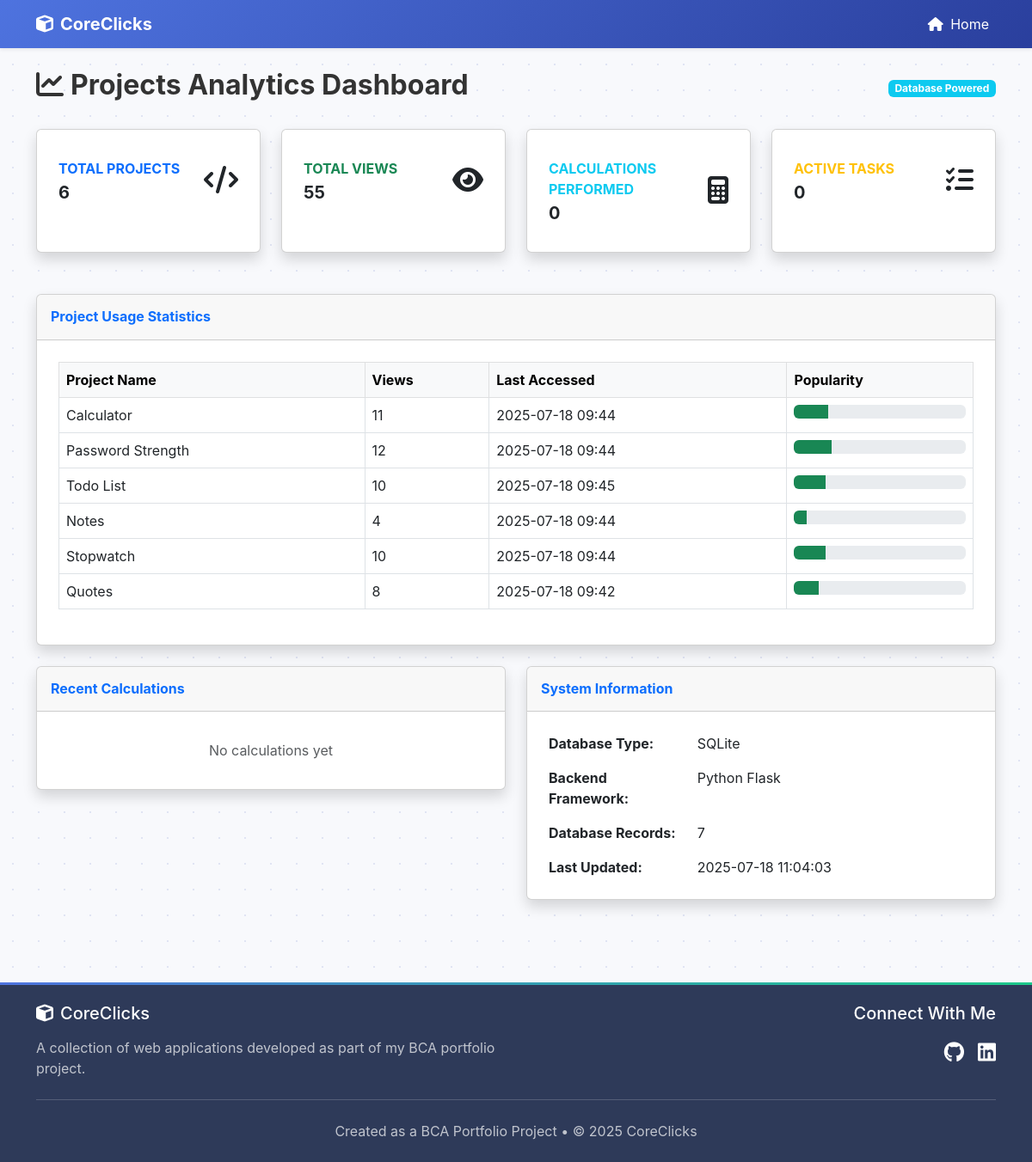
/dashboard, run on the app's committed database.
### app.py (models this page shows)
class Project(db.Model):
    id = db.Column(db.Integer, primary_key=True)
    name = db.Column(db.String(50), unique=True, nullable=False)
    views = db.Column(db.Integer, default=0)
    last_accessed = db.Column(db.DateTime)

### app.py (the view)
@app.route('/dashboard')
def dashboard():
    projects = Project.query.all()
    total_views = sum(p.views for p in projects)
    calculations_count = Calculation.query.count()
    active_tasks = Todo.query.filter_by(completed=False).count()
    recent_calculations = Calculation.query.order_by(Calculation.created_at.desc()).limit(5).all()
    total_records = sum([
        Project.query.count(),
        Calculation.query.count(),
        Todo.query.count(),
        Note.query.count()
    ])
    return render_template('dashboard.html',
                           projects=projects,
                           total_views=total_views,
                           calculations_count=calculations_count,
                           active_tasks=active_tasks,
                           recent_calculations=recent_calculations,
                           total_records=total_records,
                           current_time=datetime.utcnow())

### templates/dashboard.html
{% extends "base.html" %}
{% block content %}
<div class="d-flex justify-content-between align-items-center mb-4">
    <h2 class="fw-bold"><i class="fas fa-chart-line me-2"></i>Projects Analytics Dashboard</h2>
    <span class="badge bg-info">Database Powered</span>
</div>
<div class="row mb-4">
    <div class="col-xl-3 col-md-6 mb-4">
        <div class="card border-left-primary shadow h-100 py-2">
            <div class="card-body">
                <div class="row no-gutters align-items-center">
                    <div class="col mr-2">
                        <div class="text-xs fw-bold text-primary text-uppercase mb-1">
                            Total Projects
                        </div>
                        <div class="h5 mb-0 fw-bold text-gray-800">6</div>
                    </div>
                    <div class="col-auto">
                        <i class="fas fa-code fa-2x text-gray-300"></i>
                    </div>
                </div>
            </div>
        </div>
    </div>
    <div class="col-xl-3 col-md-6 mb-4">
        <div class="card border-left-success shadow h-100 py-2">
            <div class="card-body">
                <div class="row no-gutters align-items-center">
                    <div class="col mr-2">
                        <div class="text-xs fw-bold text-success text-uppercase mb-1">
                            Total Views
                        </div>
                        <div class="h5 mb-0 fw-bold text-gray-800">{{ total_views }}</div>
                    </div>
                    <div class="col-auto">
                        <i class="fas fa-eye fa-2x text-gray-300"></i>
                    </div>
                </div>
            </div>
        </div>
    </div>
    <div class="col-xl-3 col-md-6 mb-4">
        <div class="card border-left-info shadow h-100 py-2">
            <div class="card-body">
                <div class="row no-gutters align-items-center">
                    <div class="col mr-2">
                        <div class="text-xs fw-bold text-info text-uppercase mb-1">
                            Calculations Performed
                        </div>
                        <div class="h5 mb-0 fw-bold text-gray-800">{{ calculations_count }}</div>
                    </div>
                    <div class="col-auto">
                        <i class="fas fa-calculator fa-2x text-gray-300"></i>
                    </div>
                </div>
            </div>
        </div>
    </div>
    <div class="col-xl-3 col-md-6 mb-4">
        <div class="card border-left-warning shadow h-100 py-2">
            <div class="card-body">
                <div class="row no-gutters align-items-center">
                    <div class="col mr-2">
                        <div class="text-xs fw-bold text-warning text-uppercase mb-1">
                            Active Tasks
                        </div>
                        <div class="h5 mb-0 fw-bold text-gray-800">{{ active_tasks }}</div>
                    </div>
                    <div class="col-auto">
                        <i class="fas fa-tasks fa-2x text-gray-300"></i>
                    </div>
                </div>
            </div>
        </div>
    </div>
</div>
<div class="card shadow mb-4">
    <div class="card-header py-3">
        <h6 class="m-0 fw-bold text-primary">Project Usage Statistics</h6>
    </div>
    <div class="card-body">
        <div class="table-responsive">
            <table class="table table-bordered">
                <thead class="table-light">
                    <tr>
                        <th>Project Name</th>
                        <th>Views</th>
                        <th>Last Accessed</th>
                        <th>Popularity</th>
                    </tr>
                </thead>
                <tbody>
                    {% for project in projects %}
                    <tr>
                        <td>{{ project.name }}</td>
                        <td>{{ project.views }}</td>
                        <td>{{ project.last_accessed.strftime('%Y-%m-%d %H:%M') if project.last_accessed else 'Never' }}</td>
                        <td>
                            <div class="progress">
                                <div class="progress-bar bg-success"
                                     role="progressbar"
                                     style="width: {{ (project.views / total_views * 100) if total_views > 0 else 0 }}%">
                                </div>
                            </div>
                        </td>
                    </tr>
                    {% endfor %}
                </tbody>
            </table>
        </div>
    </div>
</div>
<div class="row">
    <div class="col-lg-6 mb-4">
        <div class="card shadow">
            <div class="card-header py-3">
                <h6 class="m-0 fw-bold text-primary">Recent Calculations</h6>
            </div>
            <div class="card-body">
                <ul class="list-group list-group-flush">
                    {% for calc in recent_calculations %}
                    <li class="list-group-item d-flex justify-content-between">
                        <span>{{ calc.expression }} =</span>
                        <strong>{{ calc.result }}</strong>
                    </li>
                    {% else %}
                    <li class="list-group-item text-center text-muted">No calculations yet</li>
                    {% endfor %}
                </ul>
            </div>
        </div>
    </div>
    <div class="col-lg-6 mb-4">
        <div class="card shadow">
            <div class="card-header py-3">
                <h6 class="m-0 fw-bold text-primary">System Information</h6>
            </div>
            <div class="card-body">
                <div class="row mb-3">
                    <div class="col-sm-4 fw-bold">Database Type:</div>
                    <div class="col-sm-8">SQLite</div>
                </div>
                <div class="row mb-3">
                    <div class="col-sm-4 fw-bold">Backend Framework:</div>
                    <div class="col-sm-8">Python Flask</div>
                </div>
                <div class="row mb-3">
                    <div class="col-sm-4 fw-bold">Database Records:</div>
                    <div class="col-sm-8">{{ total_records }}</div>
                </div>
                <div class="row">
                    <div class="col-sm-4 fw-bold">Last Updated:</div>
                    <div class="col-sm-8">{{ current_time.strftime('%Y-%m-%d %H:%M:%S') }}</div>
                </div>
            </div>
        </div>
    </div>
</div>
{% endblock %}

### templates/base.html (shortened to what this page needs)
<!DOCTYPE html>
<html lang="en">
<head>
    <link href="https://cdn.jsdelivr.net/npm/bootstrap@5.3.0/dist/css/bootstrap.min.css" rel="stylesheet">
    <link rel="stylesheet" href="https://cdnjs.cloudflare.com/ajax/libs/font-awesome/6.4.0/css/all.min.css">
</head>
<body>
    <nav class="navbar navbar-expand-lg navbar-dark shadow-sm" style="background: var(--header-gradient);">
        <div class="container">
            <a class="navbar-brand fw-bold" href="/">
                <i class="fas fa-cube me-2"></i>CoreClicks
            </a>
            <div class="collapse navbar-collapse" id="navbarNav">
                <ul class="navbar-nav ms-auto">
                    <li class="nav-item">
                        <a class="nav-link active" href="/"><i class="fas fa-home me-1"></i> Home</a>
                    </li>
                </ul>
            </div>
        </div>
    </nav>
    <div class="container py-4">
        {% block content %}{% endblock %}
    </div>
    <footer class="py-4 mt-5">
        <div class="container">
            <div class="row">
                <div class="col-md-6 mb-4 mb-md-0">
                    <h5 class="text-white mb-3"><i class="fas fa-cube me-2"></i>CoreClicks</h5>
                    <p class="mb-0">A collection of web applications developed as part of my BCA portfolio project.</p>
                </div>
                <div class="col-md-6 text-md-end">
                    <h5 class="text-white mb-3">Connect With Me</h5>
                    <div class="d-flex justify-content-md-end gap-3">
                        <a href="#" class="text-white fs-4"><i class="fab fa-github"></i></a>
                        <a href="#" class="text-white fs-4"><i class="fab fa-linkedin"></i></a>
                    </div>
                </div>
            </div>
            <hr class="my-4" style="background-color: rgba(255,255,255,0.1);">
            <div class="text-center">
                <p class="mb-0">Created as a BCA Portfolio Project • © 2025 CoreClicks</p>
            </div>
        </div>
    </footer>
</body>
</html>

### templates/base.html (style rules this page uses)
:root { --primary: #4e73df; --secondary: #858796; --success: #1cc88a; --dark: #5a5c69; --light-bg: #f8f9fc; --card-shadow: 0 5px 15px rgba(0, 0, 0, 0.08); --header-gradient: linear-gradient(135deg, #4e73df 0%, #2a3f9d 100%); }
body { background-color: var(--light-bg); font-family: 'Nunito', -apple-system, BlinkMacSystemFont, sans-serif; background-image: radial-gradient(#e0e4f3 1px, transparent 1px); background-size: 30px 30px; color: #333; }
.card-body { padding: 25px; flex-grow: 1; display: flex; flex-direction: column; }
footer { background-color: #2e3a59; color: rgba(255,255,255,0.7); padding: 2.5rem 0; margin-top: 4rem; position: relative; }
footer::before { content: ""; position: absolute; top: 0; left: 0; right: 0; height: 3px; background: linear-gradient(90deg, var(--primary), var(--success)); }

### data on the page
Project: name "Calculator", views "11", last_accessed "2025-07-18 09:44"
Project: name "Password Strength", views "12", last_accessed "2025-07-18 09:44"
Project: name "Todo List", views "10", last_accessed "2025-07-18 09:45"
Project: name "Notes", views "4", last_accessed "2025-07-18 09:44"
Project: name "Stopwatch", views "10", last_accessed "2025-07-18 09:44"
Project: name "Quotes", views "8", last_accessed "2025-07-18 09:42"

### other printed values
{{ total_views }} "55"
{{ calculations_count }} "0"
{{ active_tasks }} "0"
{{ total_records }} "7"
